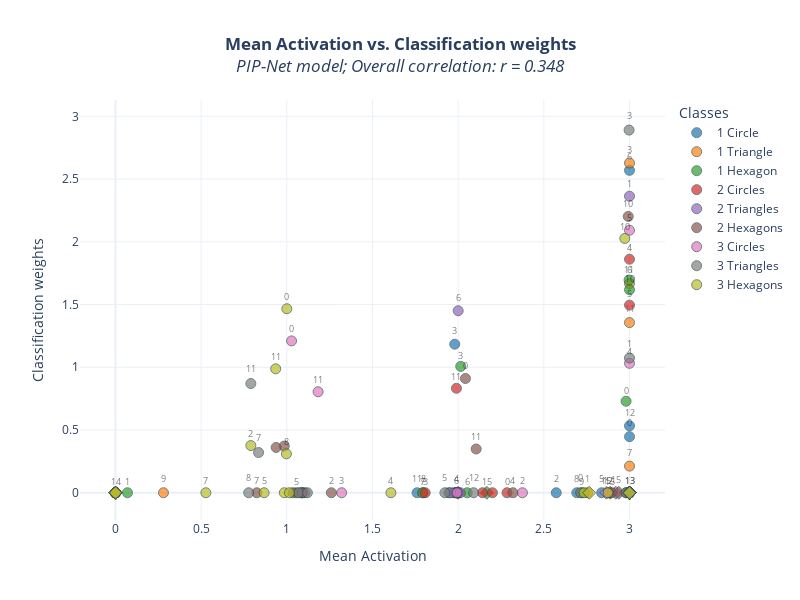

Write notebook code for a chart like this one.
### Markdown cell above
### Global plot

### Code cell
plot_combined_importance(
    transformed_mean_scores, 
    transformed_weight_scores, 
    class_idx_to_name,
    figure_title="Mean Activation vs. Classification weights",
    x_label="Mean Activation",
    y_label="Classification weights",
    special_prototypes=DEAD_PROTOTYPES,
    special_label='Dead',
    exclude_special_prototypes_from_corr_calc=True,
    save_path='pipnet_combined_importance_plot.pdf',
    plot_title=True,
    plot_prefix='PIP-Net model',
    label_distance_threshold=0.02
)

### Figure 1 — Plotly figure (JSON) as saved in the notebook; plotly's stock layout.template omitted (floating-point values rounded to 4 significant figures)
{"data": [{"hovertext": ["Prototype 0<br>Class: 1 Circle", "Prototype 1<br>Class: 1 Circle", "Prototype 2<br>Class: 1 Circle", "Prototype 3<br>Class: 1 Circle", "Prototype 4<br>Class: 1 Circle", "Prototype 5<br>Class: 1 Circle", "Prototype 6<br>Class: 1 Circle", "Prototype 7<br>Class: 1 Circle", "Prototype 8<br>Class: 1 Circle", "Prototype 9<br>Class: 1 Circle", "Prototype 10<br>Class: 1 Circle", "Prototype 11<br>Class: 1 Circle", "Prototype 12<br>Class: 1 Circle", "Prototype 13<br>Class: 1 Circle<br>Dead", "Prototype 14<br>Class: 1 Circle<br>Dead", "Prototype 15<br>Class: 1 Circle<br>Dead"], "marker": {"color": "#1f77b4", "line": {"color": "DarkSlateGrey", "width": 1}, "opacity": 0.7, "size": 10, "symbol": ["circle", "circle", "circle", "circle", "circle", "circle", "circle", "circle", "circle", "circle", "circle", "circle", "circle", "diamond", "diamond", "diamond"]}, "mode": "markers", "name": "1 Circle", "type": "scatter", "x": [3, 0, 2.572, 1.98, 1.987, 2.838, 3, 3, 2.693, 0, 0, 1.76, 3, 3, 3, 3], "y": [0.447, 0, 0, 1.184, 0, 0, 2.569, 0, 0, 0, 0, 0, 0.533, 0, 0, 0]}, {"hoverinfo": "skip", "mode": "text", "showlegend": false, "text": ["0", "2", "3", "4", "5", "6", "8", "11", "12"], "textfont": {"color": "rgba(0,0,0,0.5)", "size": 9}, "textposition": "top center", "type": "scatter", "x": [3, 2.572, 1.98, 1.987, 2.838, 3, 2.693, 1.76, 3], "y": [0.5112, 0.06424, 1.248, 0.06424, 0.06424, 2.634, 0.06424, 0.06424, 0.5972]}, {"hovertext": ["Prototype 0<br>Class: 1 Triangle", "Prototype 1<br>Class: 1 Triangle", "Prototype 2<br>Class: 1 Triangle", "Prototype 3<br>Class: 1 Triangle", "Prototype 4<br>Class: 1 Triangle", "Prototype 5<br>Class: 1 Triangle", "Prototype 6<br>Class: 1 Triangle", "Prototype 7<br>Class: 1 Triangle", "Prototype 8<br>Class: 1 Triangle", "Prototype 9<br>Class: 1 Triangle", "Prototype 10<br>Class: 1 Triangle", "Prototype 11<br>Class: 1 Triangle", "Prototype 12<br>Class: 1 Triangle", "Prototype 13<br>Class: 1 Triangle<br>Dead", "Prototype 14<br>Class: 1 Triangle<br>Dead", "Prototype 15<br>Class: 1 Triangle<br>Dead"], "marker": {"color": "#ff7f0e", "line": {"color": "DarkSlateGrey", "width": 1}, "opacity": 0.7, "size": 10, "symbol": ["circle", "circle", "circle", "circle", "circle", "circle", "circle", "circle", "circle", "circle", "circle", "circle", "circle", "diamond", "diamond", "diamond"]}, "mode": "markers", "name": "1 Triangle", "type": "scatter", "x": [3, 2.755, 3, 3, 2, 1.995, 3, 3, 1.795, 0.28, 0, 3, 2.003, 3, 0, 2], "y": [0, 0, 0, 2.628, 0, 0, 1.667, 0.2123, 0, 0, 0, 1.356, 0, 0, 0, 0]}, {"hoverinfo": "skip", "mode": "text", "showlegend": false, "text": ["1", "3", "6", "7", "8", "9", "11"], "textfont": {"color": "rgba(0,0,0,0.5)", "size": 9}, "textposition": "top center", "type": "scatter", "x": [2.755, 3, 3, 3, 1.795, 0.28, 3], "y": [0.06569, 2.693, 1.733, 0.278, 0.06569, 0.06569, 1.422]}, {"hovertext": ["Prototype 0<br>Class: 1 Hexagon", "Prototype 1<br>Class: 1 Hexagon", "Prototype 2<br>Class: 1 Hexagon", "Prototype 3<br>Class: 1 Hexagon", "Prototype 4<br>Class: 1 Hexagon", "Prototype 5<br>Class: 1 Hexagon", "Prototype 6<br>Class: 1 Hexagon", "Prototype 7<br>Class: 1 Hexagon", "Prototype 8<br>Class: 1 Hexagon", "Prototype 9<br>Class: 1 Hexagon", "Prototype 10<br>Class: 1 Hexagon", "Prototype 11<br>Class: 1 Hexagon", "Prototype 12<br>Class: 1 Hexagon", "Prototype 13<br>Class: 1 Hexagon<br>Dead", "Prototype 14<br>Class: 1 Hexagon<br>Dead", "Prototype 15<br>Class: 1 Hexagon<br>Dead"], "marker": {"color": "#2ca02c", "line": {"color": "DarkSlateGrey", "width": 1}, "opacity": 0.7, "size": 10, "symbol": ["circle", "circle", "circle", "circle", "circle", "circle", "circle", "circle", "circle", "circle", "circle", "circle", "circle", "diamond", "diamond", "diamond"]}, "mode": "markers", "name": "1 Hexagon", "type": "scatter", "x": [2.98, 0.07, 2.98, 2.015, 1.945, 1.055, 2.053, 1.793, 1.975, 2.723, 3, 2.997, 1.99, 3, 0, 2.168], "y": [0.7294, 0, 0, 1.007, 0, 0, 0, 0, 0, 0, 1.618, 1.695, 0, 0, 0, 0]}, {"hoverinfo": "skip", "mode": "text", "showlegend": false, "text": ["0", "1", "3", "5", "6", "7", "9", "10", "11", "14", "15"], "textfont": {"color": "rgba(0,0,0,0.5)", "size": 9}, "textposition": "top center", "type": "scatter", "x": [2.98, 0.07, 2.015, 1.055, 2.053, 1.793, 2.723, 3, 2.997, 0, 2.168], "y": [0.7718, 0.04237, 1.049, 0.04237, 0.04237, 0.04237, 0.04237, 1.66, 1.737, 0.04237, 0.04237]}, {"hovertext": ["Prototype 0<br>Class: 2 Circles", "Prototype 1<br>Class: 2 Circles", "Prototype 2<br>Class: 2 Circles", "Prototype 3<br>Class: 2 Circles", "Prototype 4<br>Class: 2 Circles", "Prototype 5<br>Class: 2 Circles", "Prototype 6<br>Class: 2 Circles", "Prototype 7<br>Class: 2 Circles", "Prototype 8<br>Class: 2 Circles", "Prototype 9<br>Class: 2 Circles", "Prototype 10<br>Class: 2 Circles", "Prototype 11<br>Class: 2 Circles", "Prototype 12<br>Class: 2 Circles", "Prototype 13<br>Class: 2 Circles<br>Dead", "Prototype 14<br>Class: 2 Circles<br>Dead", "Prototype 15<br>Class: 2 Circles<br>Dead"], "marker": {"color": "#d62728", "line": {"color": "DarkSlateGrey", "width": 1}, "opacity": 0.7, "size": 10, "symbol": ["circle", "circle", "circle", "circle", "circle", "circle", "circle", "circle", "circle", "circle", "circle", "circle", "circle", "diamond", "diamond", "diamond"]}, "mode": "markers", "name": "2 Circles", "type": "scatter", "x": [2.285, 0, 2.142, 1.808, 3, 3, 2.2, 3, 2.99, 0, 0, 1.99, 2.997, 3, 3, 2.888], "y": [0, 0, 0, 0, 1.861, 1.495, 0, 0, 0, 0, 0, 0.8326, 0, 0, 0, 0]}, {"hoverinfo": "skip", "mode": "text", "showlegend": false, "text": ["0", "3", "4", "5", "11", "15"], "textfont": {"color": "rgba(0,0,0,0.5)", "size": 9}, "textposition": "top center", "type": "scatter", "x": [2.285, 1.808, 3, 3, 1.99, 2.888], "y": [0.04653, 0.04653, 1.908, 1.542, 0.8791, 0.04653]}, {"hovertext": ["Prototype 0<br>Class: 2 Triangles", "Prototype 1<br>Class: 2 Triangles", "Prototype 2<br>Class: 2 Triangles", "Prototype 3<br>Class: 2 Triangles", "Prototype 4<br>Class: 2 Triangles", "Prototype 5<br>Class: 2 Triangles", "Prototype 6<br>Class: 2 Triangles", "Prototype 7<br>Class: 2 Triangles", "Prototype 8<br>Class: 2 Triangles", "Prototype 9<br>Class: 2 Triangles", "Prototype 10<br>Class: 2 Triangles", "Prototype 11<br>Class: 2 Triangles", "Prototype 12<br>Class: 2 Triangles", "Prototype 13<br>Class: 2 Triangles<br>Dead", "Prototype 14<br>Class: 2 Triangles<br>Dead", "Prototype 15<br>Class: 2 Triangles<br>Dead"], "marker": {"color": "#9467bd", "line": {"color": "DarkSlateGrey", "width": 1}, "opacity": 0.7, "size": 10, "symbol": ["circle", "circle", "circle", "circle", "circle", "circle", "circle", "circle", "circle", "circle", "circle", "circle", "circle", "diamond", "diamond", "diamond"]}, "mode": "markers", "name": "2 Triangles", "type": "scatter", "x": [1.995, 3, 3, 1.105, 1.987, 1.955, 2, 1.09, 1.085, 3, 0, 1.997, 2.013, 3, 0, 2.92], "y": [0, 2.364, 0, 0, 0, 0, 1.45, 0, 0, 0, 0, 0, 0, 0, 0, 0]}, {"hoverinfo": "skip", "mode": "text", "showlegend": false, "text": ["1", "6", "15"], "textfont": {"color": "rgba(0,0,0,0.5)", "size": 9}, "textposition": "top center", "type": "scatter", "x": [3, 2, 2.92], "y": [2.423, 1.509, 0.05909]}, {"hovertext": ["Prototype 0<br>Class: 2 Hexagons", "Prototype 1<br>Class: 2 Hexagons", "Prototype 2<br>Class: 2 Hexagons", "Prototype 3<br>Class: 2 Hexagons", "Prototype 4<br>Class: 2 Hexagons", "Prototype 5<br>Class: 2 Hexagons", "Prototype 6<br>Class: 2 Hexagons", "Prototype 7<br>Class: 2 Hexagons", "Prototype 8<br>Class: 2 Hexagons", "Prototype 9<br>Class: 2 Hexagons", "Prototype 10<br>Class: 2 Hexagons", "Prototype 11<br>Class: 2 Hexagons", "Prototype 12<br>Class: 2 Hexagons", "Prototype 13<br>Class: 2 Hexagons<br>Dead", "Prototype 14<br>Class: 2 Hexagons<br>Dead", "Prototype 15<br>Class: 2 Hexagons<br>Dead"], "marker": {"color": "#8c564b", "line": {"color": "DarkSlateGrey", "width": 1}, "opacity": 0.7, "size": 10, "symbol": ["circle", "circle", "circle", "circle", "circle", "circle", "circle", "circle", "circle", "circle", "circle", "circle", "circle", "diamond", "diamond", "diamond"]}, "mode": "markers", "name": "2 Hexagons", "type": "scatter", "x": [2.043, 0, 1.26, 0.985, 2.32, 0.9375, 1.09, 0.825, 1.035, 2.878, 2.993, 2.105, 2.898, 3, 0, 2.938], "y": [0.9106, 0, 0, 0.3719, 0, 0.3607, 0, 0, 0, 0, 2.202, 0.3486, 0, 0, 0, 0]}, {"hoverinfo": "skip", "mode": "text", "showlegend": false, "text": ["0", "2", "4", "7", "10", "11", "13"], "textfont": {"color": "rgba(0,0,0,0.5)", "size": 9}, "textposition": "top center", "type": "scatter", "x": [2.043, 1.26, 2.32, 0.825, 2.993, 2.105, 3], "y": [0.9657, 0.05505, 0.05505, 0.05505, 2.257, 0.4037, 0.05505]}, {"hovertext": ["Prototype 0<br>Class: 3 Circles", "Prototype 1<br>Class: 3 Circles", "Prototype 2<br>Class: 3 Circles", "Prototype 3<br>Class: 3 Circles", "Prototype 4<br>Class: 3 Circles", "Prototype 5<br>Class: 3 Circles", "Prototype 6<br>Class: 3 Circles", "Prototype 7<br>Class: 3 Circles", "Prototype 8<br>Class: 3 Circles", "Prototype 9<br>Class: 3 Circles", "Prototype 10<br>Class: 3 Circles", "Prototype 11<br>Class: 3 Circles", "Prototype 12<br>Class: 3 Circles", "Prototype 13<br>Class: 3 Circles<br>Dead", "Prototype 14<br>Class: 3 Circles<br>Dead", "Prototype 15<br>Class: 3 Circles<br>Dead"], "marker": {"color": "#e377c2", "line": {"color": "DarkSlateGrey", "width": 1}, "opacity": 0.7, "size": 10, "symbol": ["circle", "circle", "circle", "circle", "circle", "circle", "circle", "circle", "circle", "circle", "circle", "circle", "circle", "diamond", "diamond", "diamond"]}, "mode": "markers", "name": "3 Circles", "type": "scatter", "x": [1.028, 0, 2.375, 1.32, 3, 3, 1.992, 3, 3, 0, 0, 1.183, 2.995, 3, 3, 2.865], "y": [1.21, 0, 0, 0, 1.031, 2.092, 0, 0, 0, 0, 0, 0.8048, 0, 0, 0, 0]}, {"hoverinfo": "skip", "mode": "text", "showlegend": false, "text": ["0", "2", "3", "4", "5", "6", "11", "15"], "textfont": {"color": "rgba(0,0,0,0.5)", "size": 9}, "textposition": "top center", "type": "scatter", "x": [1.028, 2.375, 1.32, 3, 3, 1.992, 1.183, 2.865], "y": [1.262, 0.0523, 0.0523, 1.084, 2.144, 0.0523, 0.8571, 0.0523]}, {"hovertext": ["Prototype 0<br>Class: 3 Triangles", "Prototype 1<br>Class: 3 Triangles", "Prototype 2<br>Class: 3 Triangles", "Prototype 3<br>Class: 3 Triangles", "Prototype 4<br>Class: 3 Triangles", "Prototype 5<br>Class: 3 Triangles", "Prototype 6<br>Class: 3 Triangles", "Prototype 7<br>Class: 3 Triangles", "Prototype 8<br>Class: 3 Triangles", "Prototype 9<br>Class: 3 Triangles", "Prototype 10<br>Class: 3 Triangles", "Prototype 11<br>Class: 3 Triangles", "Prototype 12<br>Class: 3 Triangles", "Prototype 13<br>Class: 3 Triangles<br>Dead", "Prototype 14<br>Class: 3 Triangles<br>Dead", "Prototype 15<br>Class: 3 Triangles<br>Dead"], "marker": {"color": "#7f7f7f", "line": {"color": "DarkSlateGrey", "width": 1}, "opacity": 0.7, "size": 10, "symbol": ["circle", "circle", "circle", "circle", "circle", "circle", "circle", "circle", "circle", "circle", "circle", "circle", "circle", "diamond", "diamond", "diamond"]}, "mode": "markers", "name": "3 Triangles", "type": "scatter", "x": [2.715, 3, 2.98, 2.997, 1.07, 1.923, 1.12, 0.835, 0.7775, 3, 0, 0.79, 2.09, 3, 0, 3], "y": [0, 1.074, 0, 2.89, 0, 0, 0, 0.3205, 0, 0, 0, 0.8703, 0, 0, 0, 0]}, {"hoverinfo": "skip", "mode": "text", "showlegend": false, "text": ["0", "1", "3", "5", "7", "8", "11", "12"], "textfont": {"color": "rgba(0,0,0,0.5)", "size": 9}, "textposition": "top center", "type": "scatter", "x": [2.715, 3, 2.997, 1.923, 0.835, 0.7775, 0.79, 2.09], "y": [0.07226, 1.146, 2.963, 0.07226, 0.3928, 0.07226, 0.9425, 0.07226]}, {"hovertext": ["Prototype 0<br>Class: 3 Hexagons", "Prototype 1<br>Class: 3 Hexagons", "Prototype 2<br>Class: 3 Hexagons", "Prototype 3<br>Class: 3 Hexagons", "Prototype 4<br>Class: 3 Hexagons", "Prototype 5<br>Class: 3 Hexagons", "Prototype 6<br>Class: 3 Hexagons", "Prototype 7<br>Class: 3 Hexagons", "Prototype 8<br>Class: 3 Hexagons", "Prototype 9<br>Class: 3 Hexagons", "Prototype 10<br>Class: 3 Hexagons", "Prototype 11<br>Class: 3 Hexagons", "Prototype 12<br>Class: 3 Hexagons", "Prototype 13<br>Class: 3 Hexagons<br>Dead", "Prototype 14<br>Class: 3 Hexagons<br>Dead", "Prototype 15<br>Class: 3 Hexagons<br>Dead"], "marker": {"color": "#bcbd22", "line": {"color": "DarkSlateGrey", "width": 1}, "opacity": 0.7, "size": 10, "symbol": ["circle", "circle", "circle", "circle", "circle", "circle", "circle", "circle", "circle", "circle", "circle", "circle", "circle", "diamond", "diamond", "diamond"]}, "mode": "markers", "name": "3 Hexagons", "type": "scatter", "x": [1, 0, 0.79, 0.985, 1.607, 0.8675, 1.015, 0.5275, 0.9975, 2.735, 2.973, 0.935, 2.875, 3, 0, 2.765], "y": [1.466, 0, 0.3759, 0, 0, 0, 0, 0, 0.31, 0, 2.027, 0.9878, 0, 0, 0, 0]}, {"hoverinfo": "skip", "mode": "text", "showlegend": false, "text": ["0", "2", "4", "5", "7", "8", "10", "11", "12", "13"], "textfont": {"color": "rgba(0,0,0,0.5)", "size": 9}, "textposition": "top center", "type": "scatter", "x": [1, 0.79, 1.607, 0.8675, 0.5275, 0.9975, 2.973, 0.935, 2.875, 3], "y": [1.517, 0.4266, 0.05067, 0.05067, 0.05067, 0.3606, 2.077, 1.038, 0.05067, 0.05067]}], "layout": {"height": 600, "legend": {"title": {"text": "Classes"}}, "title": {"text": "<b>Mean Activation vs. Classification weights</b><br><i>PIP-Net model; Overall correlation: r = 0.348</i>", "x": 0.5}, "width": 800, "xaxis": {"title": {"text": "Mean Activation"}}, "yaxis": {"title": {"text": "Classification weights"}}}}
